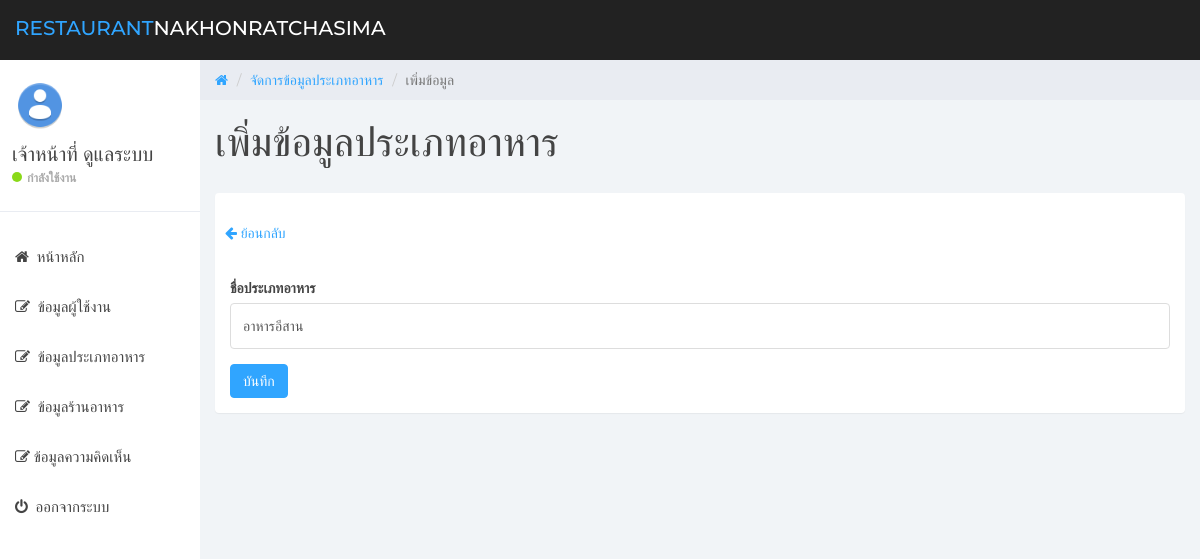
/admin/food_type_edit.php?id=4 (signed in), run on the app's committed database.
### tables this page shows
CREATE TABLE `users` (
  `user_id` int(11) NOT NULL COMMENT 'รหัสผู้ใช้งาน',
  `user_username` varchar(255) NOT NULL COMMENT 'ชื่อผู้ใช้งาน',
  `user_firstname` varchar(255) NOT NULL COMMENT 'ชื่อจริง',
  `user_lastname` varchar(255) NOT NULL COMMENT 'นามสกุล',
  `user_email` varchar(255) NOT NULL COMMENT 'อีเมล',
  `user_password` varchar(255) NOT NULL COMMENT 'รหัสผ่าน',
  `user_role` int(1) NOT NULL COMMENT '0 = Admin ,1 = Member'
);

CREATE TABLE `food_types` (
  `ft_id` int(11) NOT NULL COMMENT 'รหัสประเภทอาหาร',
  `ft_name` varchar(255) NOT NULL COMMENT 'ชื่อประเภทอาหาร'
);

### services/check_admin.php (called while the page is built, shortened)
<?php
if(isset($_SESSION["AUTH_ID"])){
    require_once("connect.php");
    $user_id = $_SESSION["AUTH_ID"];
    $sql = "SELECT * FROM users WHERE user_id='$user_id'";
    $query = mysqli_query($conn,$sql);
    $userObj = mysqli_fetch_object($query);
}else{
    header("location:../admin/login.php");
}

### admin/food_type_edit.php (the view, shortened to what this page needs)
<?php
require_once("../services/check_admin.php");
?>
<?php
if (isset($_GET['id'])) {
    $id = mysqli_real_escape_string($conn, $_GET['id']);
    $sql = "SELECT * FROM food_types WHERE ft_id='$id'";
    $query = mysqli_query($conn, $sql);
    $dataObj = mysqli_fetch_object($query);
} else {
    echo "<script>window.history.back()</script>";
}
?>
<!DOCTYPE html>
<html>
<head>
    <link href="css/bootstrap.min.css" rel="stylesheet">
    <link href="css/font-awesome.min.css" rel="stylesheet">
    <link href="css/datepicker3.css" rel="stylesheet">
    <link href="css/styles.css" rel="stylesheet">
</head>
<body>
    <?php include("layouts/navbar.php"); ?>
    <?php include("layouts/sidebar.php"); ?>
    <div class="col-sm-9 col-sm-offset-3 col-lg-10 col-lg-offset-2 main">
        <div class="row">
            <ol class="breadcrumb">
                <li><a href="home.php">
                        <em class="fa fa-home"></em>
                    </a></li>
                <li><a href="food_type.php">จัดการข้อมูลประเภทอาหาร</a></li>
                <li class="active">เพิ่มข้อมูล</li>
            </ol>
        </div>
        <div class="row">
            <div class="col-lg-12">
                <h1 class="page-header">
                    เพิ่มข้อมูลประเภทอาหาร
                </h1>
            </div>
        </div>
        <div class="panel panel-container">
            <p style="padding: 10px;">
                <a href="#" onclick="window.history.back()">
                    <i class="fa fa-arrow-left"></i>
                    <span>ย้อนกลับ</span>
                </a>
            </p>
            <div class="row">
                <div class="col-sm-6 col-lg-12">
                    <div class="panel-body">
                        <form action="../services/food_type_update.php" method="post">
                            <div class="form-group">
                                <label>ชื่อประเภทอาหาร</label>
                                <input type="text" class="form-control" name="name" value="<?= $dataObj->ft_name ?>" required>
                            </div>
                            <button type="submit" class="btn btn-primary">บันทึก</button>
                        </form>
                    </div>
                </div>
            </div>
        </div>
    </div>
</body>
</html>

### admin/layouts/sidebar.php (shortened to what this page needs)
<?php
$location = basename($_SERVER["REQUEST_URI"]);
?>
<div id="sidebar-collapse" class="col-sm-3 col-lg-2 sidebar">
    <div class="profile-sidebar">
        <div class="profile-userpic">
            <img src="../images/admin.png" class="img-responsive" alt="">
        </div>
        <div class="profile-usertitle">
            <div class="profile-usertitle-name"><?= $userObj->user_firstname . " " . $userObj->user_lastname ?></div>
            <div class="profile-usertitle-status"><span class="indicator label-success"></span>กำลังใช้งาน</div>
        </div>
    </div>
    <ul class="nav menu">
        <li class="<?= ($location == 'home.php') ? "active" : "" ?>"><a href="home.php"><em class="fa fa-home">&nbsp;</em> หน้าหลัก</a></li>
        <li class="<?= ($location == 'user.php') ? "active" : "" ?>"><a href="user.php"><em class="fa fa-edit">&nbsp;</em> ข้อมูลผู้ใช้งาน</a></li>
        <li class="<?= ($location == 'food_type.php') ? "active" : "" ?>"><a href="food_type.php"><em class="fa fa-edit">&nbsp;</em> ข้อมูลประเภทอาหาร</a></li>
        <li class="<?= ($location == 'restaurant.php') ? "active" : "" ?>"><a href="restaurant.php"><em class="fa fa-edit">&nbsp;</em> ข้อมูลร้านอาหาร</a></li>
        <li class="<?= ($location == 'comment.php') ? "active" : "" ?>"><a href="comment.php"><em class="fa fa-edit">&nbsp;</em>ข้อมูลความคิดเห็น</a></li>
        <li><a href="../services/logout.php"><em class="fa fa-power-off">&nbsp;</em> ออกจากระบบ</a></li>
    </ul>
</div>

### admin/css/styles.css (style rules this page uses)
body { background: #f1f4f7; padding-top: 60px; font-size: 14px; color: #444444; font-family: "Montserrat", "Helvetica Neue", Helvetica, Arial, sans-serif; }
p { color: #777; }
a, a:hover, a:focus { color: #30a5ff; }
h1, h2, h3, h4, h5, h6 { color: #444444; }
h1 { font-weight: 300; font-size: 40px; }
input.form-control { border: 1px solid #ddd; box-shadow: none; height: 46px; }
.btn-primary, .btn-primary:hover, .btn-primary:focus, .btn-primary:active, .btn-primary.active, .open > .dropdown-toggle.btn-primary, .btn-primary.disabled, .btn-primary[disabled], fieldset[disabled] .btn-primary, .btn-primary.disabled:hover, .btn-primary[disabled]:hover, fieldset[disabled] .btn-primary:hover, .btn-primary.disabled:focus, .btn-primary[disabled]:focus, fieldset[disabled] .btn-primary:focus, .btn-primary.disabled:active, .btn-primary[disabled]:active, fieldset[disabled] .btn-primary:active, .btn-primary.disabled.active, .btn-primary[disabled].active, fieldset[disabled] .btn-primary.active { background-color: #30a5ff; border-color: #30a5ff; }
.label-success { background-color: #8ad919; }
.panel { border: 0; }
.panel-container { padding-top: 20px; }
.sidebar { display: block; padding: 0; display: none; box-shadow: none; background: #fff; }
.sidebar ul { margin: 20px 0px; }
@media (min-width: 768px) { .sidebar { display: block; position: fixed; top: 60px; bottom: 0; left: 0; z-index: 1000; display: block; margin: 0; padding: 0; overflow-x: hidden; overflow-y: auto; } }
.sidebar ul.nav li a { height: 50px; font-size: 15px; line-height: 2em; color: #444444; }
.profile-sidebar { padding: 10px 0; border-bottom: 1px solid #e9ecf2; }
.indicator { width: 10px; height: 10px; display: inline-block; border-radius: 9999px; margin-right: 5px; }
.profile-userpic img { float: left; margin: 10px 0px 0px 15px; width: 50px; height: 50px; border-radius: 9999px !important; }
.profile-usertitle { float: left; text-align: left; margin: 10px 0 0 12px; }
.profile-usertitle-name { font-size: 20px; margin-bottom: 0px; }
.profile-usertitle-status { text-transform: uppercase; color: #AAA; font-size: 12px; font-weight: 600; margin-bottom: 15px; }
.breadcrumb { border-radius: 0; padding: 10px 15px 10px 15px; background: #e9ecf2; margin: 0; }
h1.page-header { margin-top: 20px; border-bottom: 0; }

### data on the page
users: user_firstname "เจ้าหน้าที่", user_lastname "ดูแลระบบ"
food_types: name "อาหารอีสาน"
